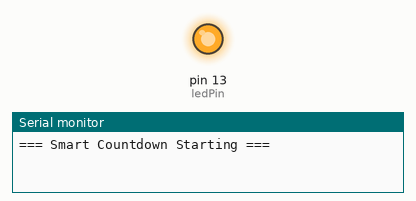
A sketch run on a simulated Arduino Uno, built with avr-gcc and run on an emulated ATmega328P. Shown: output pins drawn as LEDs (lit = HIGH), the last lines printed to the serial monitor.

Above: at 0.01 s.
At 7.0 s:
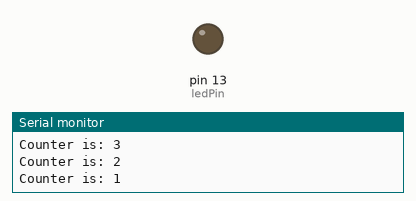
Timing chart, 0 to 8.5 s (numbered marks = the images above):
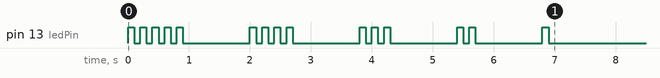

The sketch:

Assignment1__Hakel.ino
```cpp
int ledPin = 13;
int startValue = 5;

// Function to flash the LED a specified number of times
void flashLED(int times) {
  int flash = 0;

  while (flash < times) {
    digitalWrite(ledPin, HIGH);
    delay(100);
    digitalWrite(ledPin, LOW);
    delay(100);

    flash++;
  }
}

void setup() {
  pinMode(ledPin, OUTPUT);
  Serial.begin(9600);

  Serial.println("=== Smart Countdown Starting ===");

  int count = startValue;

  while (count > 0) {
    Serial.print("Counter is: ");
    Serial.println(count);

    // Blink LED according to current counter value
    flashLED(count);

    delay(1000);
    count--;
  }

  Serial.println("=== Countdown Complete ===");
}

void loop() {
}
```
